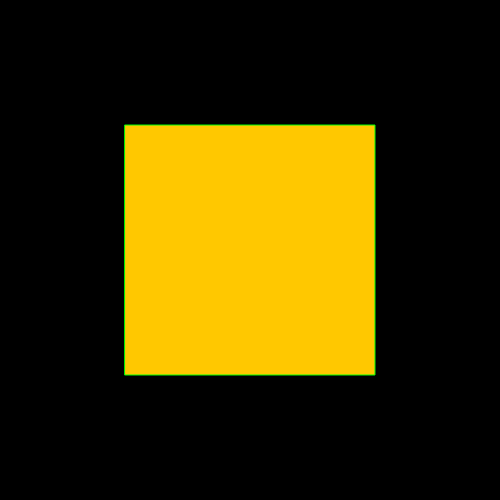
Frame 1 (no input)
Frame 60 (no input): identical to frame 1, image omitted
Frame 120 (the mouse pressed at the canvas centre since frame 60): identical to frame 1, image omitted

The p5.js sketch that drew this single still picture (run headless with seeded random() and noise() and a simulated clock; from frame 60 on, the mouse is pressed at the canvas centre):

// p5.js sketch
// ── sketch.js
//This is a simple template for you to experiment with

//This is a comment  ... the two slashes at the start mean that the computer ignores it

//You can look up more commands here ... https://p5js.org/reference/

function setup()
{
    //this function runs once at the start of your program
    
    //this command creates a drawing area in the browser - it should only be called once
    createCanvas(500,500);
}

function draw()
{
    
    //this command clears the background to black (try changing the numbers)
    background(0,0,0);
    
    //change the fill color
    fill(255,200,0);
    
    //change the outline color
    stroke(0,255,0);
    
    //this command draws a rectangle with the outline and fill colors that we just set
    rect(125,125,250,250);
    
}
